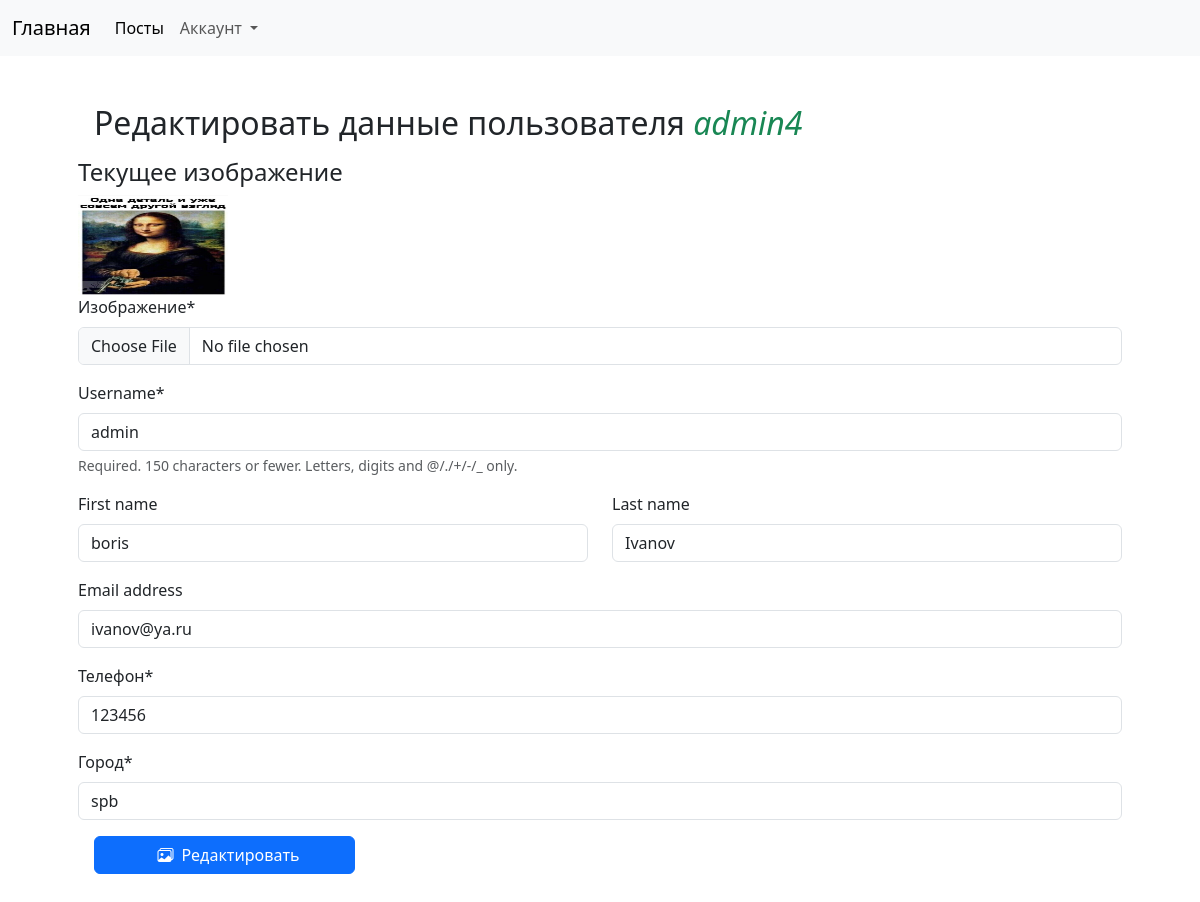
/users/user/1/edit/ (signed in), run on the app's committed database.
### users/models.py (models this page shows)
class CustomUser(AbstractUser):
    phone = models.CharField(max_length=20, verbose_name="Телефон")
    city = models.CharField(max_length=100, verbose_name="Город")
    image = models.ImageField(upload_to="users/", null=True, verbose_name="Изображение")

### users/views.py (the view)
# urls.py: path('user/<int:pk>/edit/', user_edit, name='user_edit'),
@login_required
def user_edit(request, pk):
    user = get_object_or_404(CustomUser, pk=pk)  # получить объект по ключу
    if request.method == 'POST':
        form = UserProfileForm(data=request.POST, instance=user, files=request.FILES)
        if form.is_valid():
            form.save()
            return user_detail(request, pk=pk)
    else:
        form = UserProfileForm(instance=user)
    context = {
        'form': form,
        'title': 'Редактировать данные пользователя'
    }
    return render(request, template_name='users/user_edit.html', context=context)

### users/forms.py
class UserProfileForm(forms.ModelForm):
    class Meta:
        model = User  # Установка связи между model и User
        fields = ('username', 'first_name', 'last_name', 'email', 'phone', 'city', 'image')

### users/templates/users/user_edit.html (shortened to what this page needs)
{% extends 'users/base.html' %}
{% load crispy_forms_tags %}
{% block content %}
<div class="container p-5">
    <h2 class="col-12 mb-2 mx-3">Редактировать данные пользователя <i class="text-success">{{user.username}}</i></h2>
    <form action="" method="post" enctype="multipart/form-data">
        <div>
            <h4>Текущее изображение</h4>
            {% if form.image %}
                <img width="150px" height="100px" src="/media/{{user.image}}">
            {% endif %}
        </div>
         <div class="row">
            {{form.image|as_crispy_field}}
        </div>
        <div class="row">
            {{form.username|as_crispy_field}}
        </div>
        <div class="row">
            <div class="col-lg-6 col-md-12">
                {{form.first_name|as_crispy_field}}
            </div>
            <div class="col-lg-6 col-md-12">
                {{form.last_name|as_crispy_field}}
            </div>
        </div>
        <div class="row">
            {{form.email|as_crispy_field}}
        </div>
        <div class="row">
            {{form.phone|as_crispy_field}}
        </div>
        <div class="row">
            {{form.city|as_crispy_field}}
        </div>
        <button
                type="submit" class="btn btn-primary col-3 mb-2 mx-3"><i class="bi bi-images mx-2"></i>Редактировать
        </button>
    </form>
</div>
{% endblock content %}

### data on the page
CustomUser: username "admin4", image (picture)
CustomUser: username "admin", first_name "boris", last_name "Ivanov", email "ivanov@ya.ru", phone "123456", city "spb"
